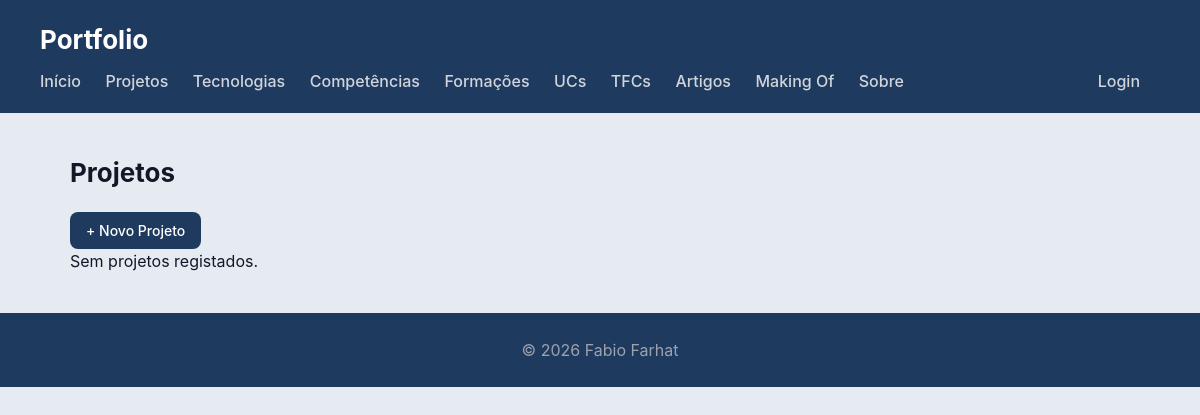
The app's page /portfolio/projetos/, older data.
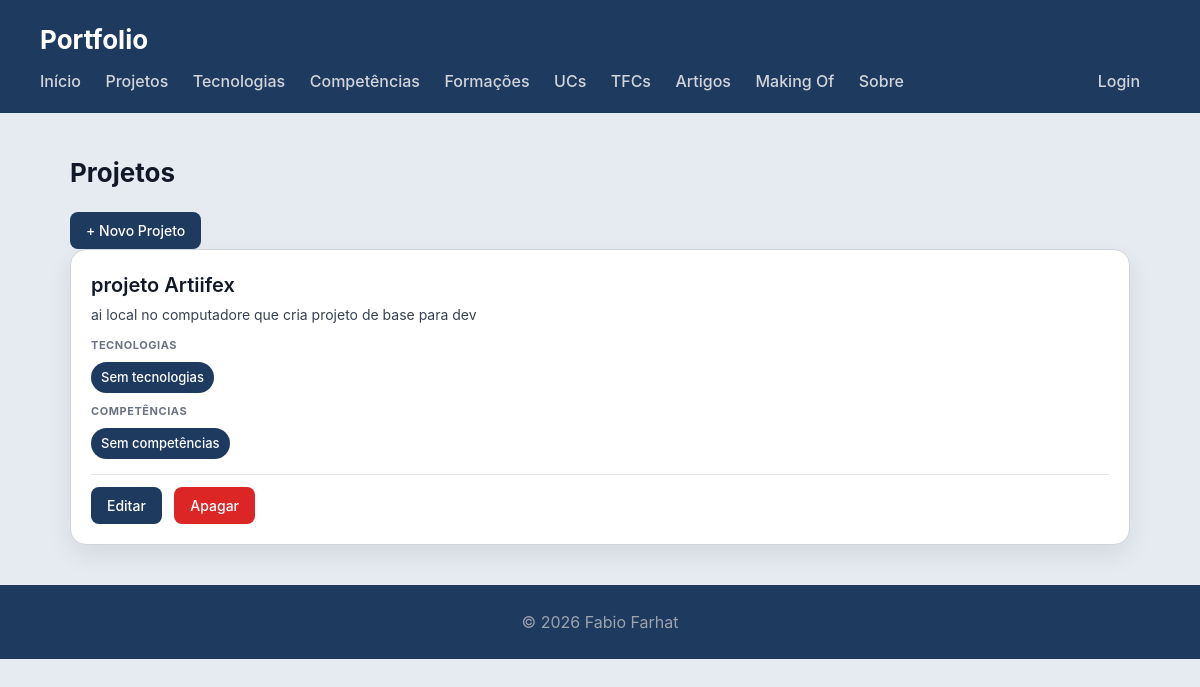
The same page, newer data.
### portfolio/models.py (models this page shows, shortened)
class Projeto(models.Model):
    nome = models.CharField(max_length=200)
    descricao = models.CharField(max_length=1000, blank=True)
    tecnologias = models.ManyToManyField(Tecnologia, blank=True)
    competencias = models.ManyToManyField(Competencia, blank=True)
    unidade_curricular = models.ForeignKey(UnidadeCurricular, on_delete=models.SET_NULL, null=True, blank=True)  # NOVO
    imagem = models.ImageField(upload_to='projetos/', blank=True, null=True)
    link_github = models.URLField(blank=True)
    class Meta:
        verbose_name_plural = "Projetos"

### portfolio/views.py (the view)
# urls.py: path('projetos/', views.projetos_view, name="projetos"),
def projetos_view(request):
    projetos = Projeto.objects.prefetch_related('tecnologias', 'competencias').all()
    return render(request, 'portfolio/projetos.html', {
        'projetos': projetos,
        'is_gestor': request.user.is_authenticated and is_gestor(request.user),
    })

### portfolio/templates/portfolio/projetos.html (shortened to what this page needs)
{% extends "portfolio/base.html" %}
{% block content %}
<h2>Projetos</h2>
<p><a href="{% url 'portfolio:projeto_criar' %}" class="btn">+ Novo Projeto</a></p>
<section>
    {% for projeto in projetos %}
    <article>
        <header>
            <h3>{{ projeto.nome }}</h3>
            <p>{{ projeto.descricao }}</p>
        </header>
        <section>
            <h4>Tecnologias</h4>
            <ul>
                {% for tec in projeto.tecnologias.all %}
                    <li>{{ tec.nome }}</li>
                {% empty %}
                    <li>Sem tecnologias</li>
                {% endfor %}
            </ul>
        </section>
        <section>
            <h4>Competências</h4>
            <ul>
                {% for comp in projeto.competencias.all %}
                    <li>{{ comp.nome }}</li>
                {% empty %}
                    <li>Sem competências</li>
                {% endfor %}
            </ul>
        </section>
        <section class="acoes">
            <a href="{% url 'portfolio:projeto_editar' projeto.id %}" class="btn">Editar</a>
            <a href="{% url 'portfolio:projeto_apagar' projeto.id %}" class="btn btn-danger">Apagar</a>
        </section>
    </article>
    {% empty %}
        <p>Sem projetos registados.</p>
    {% endfor %}
</section>
{% endblock %}

Row changes from the older to the newer data that the page shows:
added Projeto: nome "projeto Artiifex", descricao "ai local no computadore que cria projeto de base para dev"
Text that changed along with them:
text no longer shown: "Sem projetos registados."
